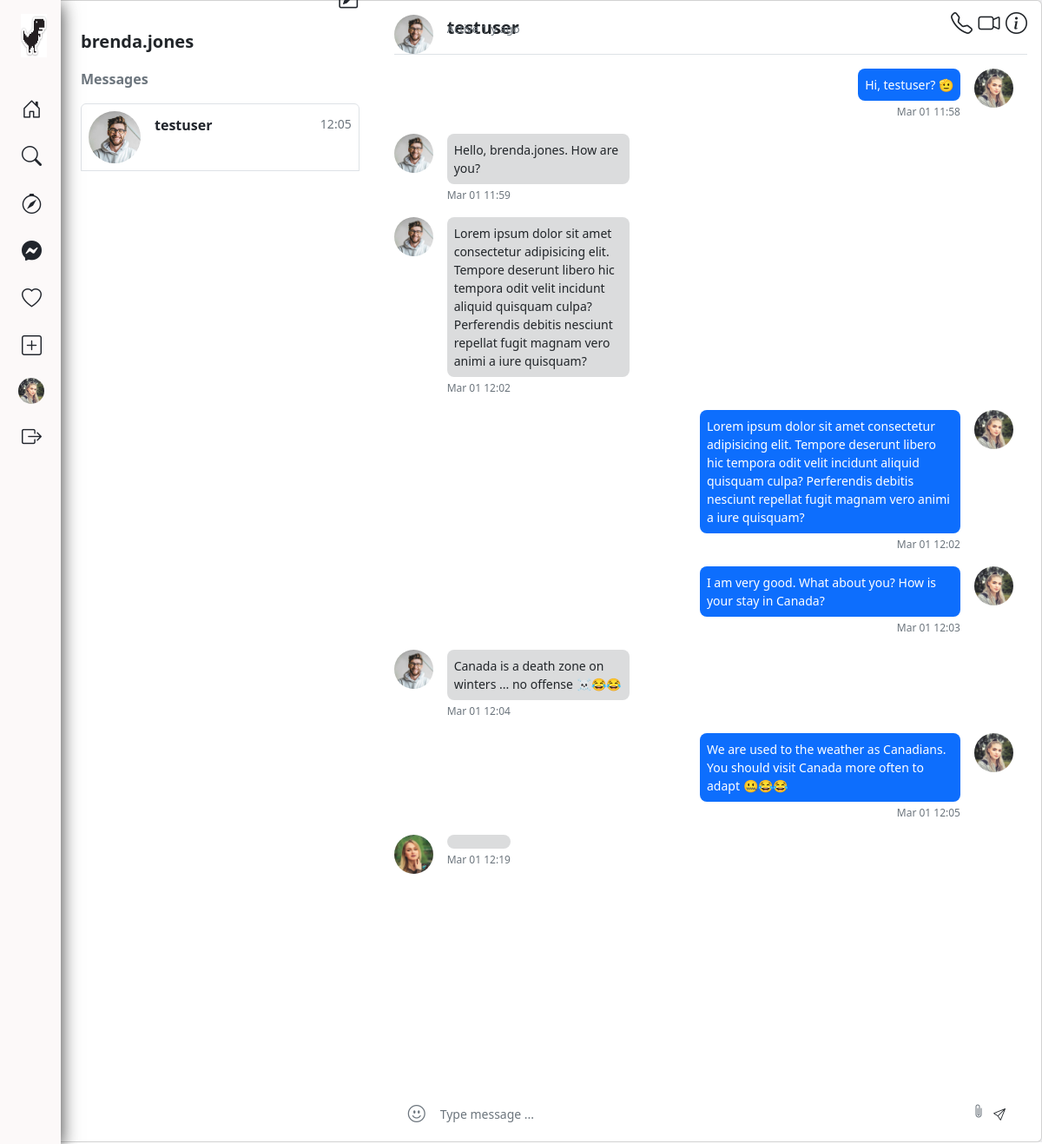
Screenshot of /messages/inbox/ (signed in) with the database file from the repository.
### accounts/models.py (models this page shows, shortened)
class User(AbstractUser):
    id = models.CharField(max_length=20, primary_key=True, editable=False, unique=True)
    email = models.EmailField(unique=True, blank=False)
    bio = models.TextField()
    gender = models.CharField(max_length=7, blank=False)
    country = models.CharField(max_length=30, blank=False)
    phone_no = PhoneNumberField(blank=False)
    profile_pic = models.ImageField(upload_to=user_directory_path, default='default.png')
    date_updated = models.DateTimeField(auto_now=True)
    USERNAME_FIELD = 'email'
    REQUIRED_FIELDS = ['username']
    class Meta:
        ordering = ['username']
        verbose_name_plural = 'Users Profile'
    def __str__(self):
        return f'{self.username}'

### dm/models.py (models this page shows, shortened)
class Message(models.Model):
    id = models.CharField(max_length=25, primary_key=True, unique=True, editable=False)
    sender = models.ForeignKey(User, on_delete=models.CASCADE, related_name='from_user', editable=False)
    receiver = models.ForeignKey(User, on_delete=models.CASCADE, related_name='to_user', editable=False)
    text = models.TextField(null=True, blank=False)
    is_read = models.BooleanField(default=False, editable=False)
    date_sent = models.DateTimeField(auto_now_add=True)
    date_edited = models.DateTimeField(auto_now=True)
    class Meta:
        ordering = ['date_sent']
    def get_inbox_messages(user):
        users_lists = []
        msgs = Message.objects.filter(models.Q(sender=user) | models.Q(receiver=user)).values('receiver').annotate(last_msg=models.Max('date_sent')).order_by('-last_msg')
        for message in msgs:
            users_lists.append({
                'user': User.objects.get(pk=message["receiver"]),
                'last': message["last_msg"],
                "unread": Message.objects.filter(sender=user, receiver__pk=message["receiver"], is_read=False).count(),
                'last_message': [last_text.text for last_text in Message.objects.filter(receiver__pk=message["receiver"]).order_by('-date_sent')][0]    # get the last sent message in user's chat
            })
        return users_lists

### dm/views.py (the view)
# urls.py: path('inbox/', views.InboxMessagesView.as_view(), name='inbox'),
@method_decorator(login_required(login_url='login'), name='get')
class InboxMessagesView(View):
    template_name = 'core/inbox.html'
    def get(self, request, *args, **kwargs):
        followers_qs = Friend.objects.filter(Q(following=request.user) | Q(follower=request.user))
        inbox_messages = Message.get_inbox_messages(user=request.user)
        active_user = None  # currently logged in user(s)
        directs = None
        if inbox_messages:
            _message = inbox_messages[0]
            active_user = _message["user"].username
            directs = Message.objects.filter(receiver=_message["user"], is_read=True)
            for msg in inbox_messages:
                if msg["user"].username == active_user:
                    msg["unread"] = 0
        context = {
            'direct_messages': directs,
            'inbox_messages': inbox_messages,
            'active_user': active_user,
            'followers': followers_qs,
        }
        return render(request, self.template_name, context)

### templates/core/inbox.html (shortened to what this page needs)
{% extends 'navbar.html' %}{% block title %}Messages{% endblock %}
{% load dm_filters %}
{% block content %}
    <main class="main">
        <div class="row">
            <div class="col-md-12">
                <div class="card" id="chat-box">
                    <div class="card-body">
                        <div class="row">
                            <div class="col-md-6 col-lg-5 col-xl-4 mb-4 mb-md-0">
                                <div class="p-3">
                                    <div class="d-flex justitfy-content-between align-items-start">
                                        <p class="small fs-5 fw-bold">{{ request.user }}</p>
                                    </div>
                                    <div id="new-msg-icon">
                                        <a href="{% url 'inbox' %}" data-bs-toggle="modal" data-bs-target="#new-message-modal">
                                            <i class="bi-pencil-square float-end"></i>
                                        </a>
                                    </div>
                                    <div id="sender-column">
                                        <ul class="nav nav-tabs nav-tabs-borderless list-unstyled mb-0">
                                            <li class="small mt-0 mb-3 fs-6 fw-bold text-muted">
                                                <a href="{% url 'inbox' %}" class="text-muted">Messages</a>
                                            </li>
                                            {% for message in inbox_messages %}
                                            <li class="nav-link p-2 border-bottom {% if active_user == message.user.username %}active{% endif %} w-100">
                                                <a hx-get="{% url 'direct_message' message.user %}" hx-trigger="click" hx-push-url="{% url 'direct_message' message.user %}" hx-swap="outerHTML" hx-target="#wrapper" class="d-flex justify-content-between" data-bs-toggle="tab" data-bs-target="#inbox-message-{{ forloop.counter0}}" aria-selected="true">
                                                    <div class="d-flex flex-row">
                                                        <div>
                                                            <img src="{{ message.user.profile_pic.url }}" alt="avatar" class="d-flex align-self-center me-3 rounded-circle" width="60px">
                                                        </div>
                                                        <div class="pt-1">
                                                            <p class="fw-bold mb-0">{{ message.user }}</p>
                                                        </div>
                                                    </div>
                                                    <div class="pt-1">
                                                        <p class="small text-muted mb-1">{{ message.last|date:"H:i" }}</p>
                                                    </div>
                                                </a>
                                            </li>
                                            {% endfor %}
                                        </ul>
                                    </div>
                                </div>
                            </div>
                            <div class="col-md-6 col-lg-7 col-xl-8">
                                <div class="tab-content">
                                    {% for msg in inbox_messages %}
                                    <div id="inbox-message-{{ forloop.counter0 }}" class="tab-pane fade show {% if active_user == msg.user.username %}active{% endif %}">
                                        <div class="modal-header border-bottom">
                                            <div class="d-flex justify-content-between align-items-start">
                                                <img class="rounded-circle" src="{{ msg.user.profile_pic.url }}" height="45px" alt="profile-img">
                                                <div class="mb-0">
                                                    <p class="small fs-5 ms-3 fw-bold">{{ msg.user }}</p>
                                                    <p id="last-seen-text" class="small ms-3 text-muted">{{ msg.user.last_login|last_seen }}</p>
                                                </div>
                                            </div>
                                            <div id="msg-box-icons">
                                                <i class="bi-telephone"></i>
                                                <i class="bi-camera-video"></i>
                                                <i class="bi-info-circle"></i>
                                            </div>
                                        </div>
                                        <div id="messages-column" class="pt-3 pe-3">
                                            {% for dm in direct_messages %}
                                            {% if not dm.sender == request.user  %}
                                            <div class="d-flex flex-row justify-content-start">
                                                <img class="rounded-circle" src="{{ dm.sender.profile_pic.url }}" height="45px" alt="profile-img">
                                                <div id="left-msg-box">
                                                    <p id="msg-text" class="small p-2 ms-3 mb-1 rounded-3">{{ dm.text }}</p>
                                                    <p class="small ms-3 mb-3 text-muted float-start time-since">{{ dm.date_sent|date:"M d H:i" }}</p>
                                                </div>
                                            </div>
                                            {% else %}
                                            {% if not dm.text == '' %}
                                            <div class="d-flex flex-row justify-content-end">
                                                <div id="right-msg-box">
                                                    <p id="msg-text" class="small p-2 me-3 mb-1 text-white rounded-3 bg-primary">{{ dm.text }}</p>
                                                    <p class="small me-3 mb-3 rounded-3 text-muted time-since float-end">{{ dm.date_sent|date:"M d H:i" }}</p>
                                                </div>
                                                <img class="rounded-circle" src="{{ dm.sender.profile_pic.url }}" height="45px" alt="profile-img">
                                            </div>
                                            {% endif %}
                                            {% endif %}
                                            {% endfor %}
                                        </div>
                                        <div class="text-muted d-flex justify-content-start align-items-center pe-3 pt-3 mt-5 ms-3">
                                            <form hx-post="{% url 'direct_message' msg.user %}" hx-trigger="submit" hx-push-url="{% url 'direct_message' msg.user %}" hx-swap="outerHTML" hx-target="#wrapper" hx-vals='{"to-user": "{{ msg.user }}"}' hx-headers='{"X-CSRFToken": "{{ csrf_token }}"}' class="d-flex w-100">
                                                <i class="bi bi-emoji-smile fs-5 me-2"></i>
                                                <input type="text" class="form-control form-control-sm" placeholder="Type message ..." name="text-message" required>
                                                <a class="ms-1 text-muted" href=""><i class="bi bi-paperclip"></i></a>
                                                <button type="submit" class="btn btn-default btn-sm"><i class="bi bi-send"></i></button>
                                            </form>
                                        </div>
                                    </div>
                                    {% endfor %}
                                </div>
                            </div>
                        </div>
                    </div>
                </div>
            </div>
        </div>
    </main>
{% endblock %}

### templates/navbar.html (shortened to what this page needs)
{% load static %}
<!DOCTYPE html>
<html lang="en">
<head>
    <link href="https://cdn.jsdelivr.net/npm/bootstrap@5.2.2/dist/css/bootstrap.min.css" rel="stylesheet">
    <link rel="stylesheet" href="https://cdn.jsdelivr.net/npm/bootstrap-icons@1.10.3/font/bootstrap-icons.css">
    <link href="{% static 'vendor/glightbox/css/glightbox.min.css' %}" rel="stylesheet">
    <link rel="stylesheet" href="{% static 'css/styles.css' %}">
</head>
<body>
    <div id="wrapper" class="wrapper">
        <aside id="sidebar">
            <div class="d-flex">
                <button class="toggle-sidebar-btn" type="button">
    <img src="/static/img/image.png" alt="dinosaur" width="30" height="50">
</button>
            </div>
            <ul class="sidebar-nav">
                <li class="sidebar-item">
                    <a href="{% url 'homepage' %}" class="sidebar-link">
                        <i class="bi-house-door"></i>
                    </a>
                </li>
                <li class="sidebar-item">
                    <a hx-get="{% url 'search' %}" hx-trigger="click" hx-push-url="{% url 'search' %}" hx-swap="outerHTML" hx-target="#wrapper" class="sidebar-link">
                        <i class="bi-search"></i>
                    </a>
                </li>
                <li class="sidebar-item">
                    <a  hx-get="{% url 'explore' %}" hx-trigger="click" hx-push-url="{% url 'explore' %}" hx-target="#wrapper"  hx-swap="outerHTML"  class="sidebar-link">
                        <i class="bi-compass"></i>
                    </a>
                </li>
                <li class="sidebar-item">
                    <a  hx-get="{% url 'inbox' %}" hx-trigger="click" hx-push-url="{% url 'inbox' %}" hx-target="#wrapper"  hx-swap="outerHTML"  class="sidebar-link">
                        <i class="bi-messenger"></i>
                    </a>
                </li>
                <li class="sidebar-item">
                    <a hx-get="{% url 'notifications' %}" hx-trigger="click" hx-push-url="{% url 'notifications' %}" hx-target="#wrapper"  hx-swap="outerHTML" hx-vals='{"notification-read": "True"}' class="sidebar-link">
                        <i class="bi-heart">{% if not total_notifications == 0 %}<span class="badge">{{ total_notifications }}</span>{% endif %}</i>
                    </a>
                </li>
                <li class="sidebar-item">
                    <a href="{% url 'homepage' %}" data-bs-toggle="modal" data-bs-target="#create-posts-form"  class="sidebar-link">
                        <i class="bi-plus-square"></i>
                    </a>
                </li>
                <li class="sidebar-item">
                    <a hx-get="{% url 'user_profile' %}" hx-trigger="click" hx-push-url="{% url 'user_profile' %}" hx-target="#wrapper" hx-swap="outerHTML" class="sidebar-link">
                        <img src="{{ request.user.profile_pic.url }}" height="30px" width="30px" alt="profile" class="rounded-circle">
                    </a>
                </li>
                <li class="sidebar-item">
                    <a href="{% url 'logout' %}" class="sidebar-link">
                        <i class="bi-box-arrow-right"></i>
                    </a>
                </li>
            </ul>
        </aside>
        {% block content %}
        {% endblock %}
    </div>
</body>
</html>

### rows the page displays
User: user.profile_pic (picture), user "brenda.jones"
User: user.profile_pic (picture), user "testuser", last "12:05", user.last_login|last_seen "Active 1 y ago"
Message: text "Hi, testuser? 🫡", date_sent "Mar 01 11:58", sender.profile_pic (picture)
Message: sender.profile_pic (picture), text "Hello, brenda.jones. How are you?", date_sent "Mar 01 11:59"
Message: sender.profile_pic (picture), text "Lorem ipsum dolor sit amet consectetur adipisicing elit. Tempore deserunt libero hic tempora odit velit incidunt aliquid quisquam culpa? Perferendis debitis nesciunt repellat fugit magnam vero animi a iure quisquam?", date_sent "Mar 01 12:02"
Message: text "Lorem ipsum dolor sit amet consectetur adipisicing elit. Tempore deserunt libero hic tempora odit velit incidunt aliquid quisquam culpa? Perferendis debitis nesciunt repellat fugit magnam vero animi a iure quisquam?", date_sent "Mar 01 12:02", sender.profile_pic (picture)
Message: text "I am very good. What about you? How is your stay in Canada?", date_sent "Mar 01 12:03", sender.profile_pic (picture)
Message: sender.profile_pic (picture), text "Canada is a death zone on winters ... no offense ☠️😂😂", date_sent "Mar 01 12:04"
Message: text "We are used to the weather as Canadians. You should visit Canada more often to adapt 🤐😂😂", date_sent "Mar 01 12:05", sender.profile_pic (picture)
Message: sender.profile_pic (picture), date_sent "Mar 01 12:19"
